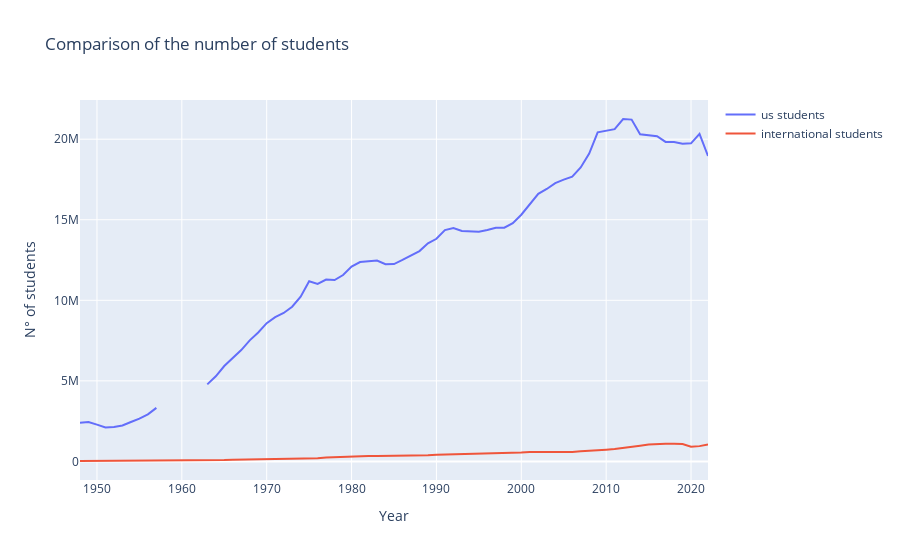

Notebook source saved alongside this figure:
### Markdown cell above
# Comparison of the number of US students and international students

### Code cell
fig1a = go.Figure()
fig1a.add_trace(go.Scatter(x=academic["year"], y=academic["us_students"],
                    mode='lines',
                    name='us students'))
fig1a.add_trace(go.Scatter(x=academic["year"], y=academic["students"],
                    mode='lines',
                    name='international students'))
fig1a.update_layout(title='Comparison of the number of students',
                    xaxis_title='Year',
                    yaxis_title='N° of students')
fig1a.show()
